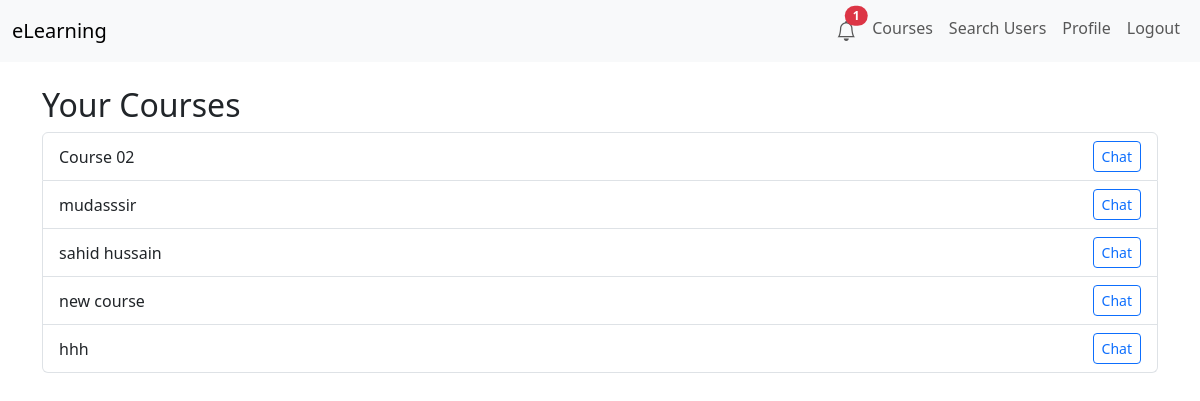
Page /accounts/courses/ (signed in) on the committed database.
### courses/models.py (models this page shows, shortened)
class Course(models.Model):
    title = models.CharField(max_length=200)
    description = models.TextField()
    teacher = models.ForeignKey(
        settings.AUTH_USER_MODEL,
        on_delete=models.CASCADE,
        related_name='courses'
    )
    created_at = models.DateTimeField(auto_now_add=True)

### users/views.py (the view)
# urls.py: path('courses/', views.user_courses, name='user_courses'),
@login_required
def user_courses(request):
    if request.user.role == 'Student':
        enrollments = Enrollment.objects.filter(student=request.user)
        courses = [enrollment.course for enrollment in enrollments]
    else:
        courses = Course.objects.filter(teacher=request.user)
    return render(request, 'users/user_courses.html', {'courses': courses})

### users/context_processors.py (called while the page is built)
def unread_notifications(request):
    if request.user.is_authenticated:
        count = request.user.notifications.filter(is_read=False).count()
        return {'unread_count': count}
    else:
        return {'unread_count': 0}

### users/templates/users/user_courses.html
{% extends "base.html" %}
{% block content %}
<h2>Your Courses</h2>
{% if courses %}
    <ul class="list-group">
        {% for course in courses %}
            <li class="list-group-item d-flex justify-content-between align-items-center">
                <span>{{ course.title }}</span>
                <a href="{% url 'chat:chat-room' room_name=course.id %}" class="btn btn-sm btn-outline-primary">Chat</a>
            </li>
        {% endfor %}
    </ul>
{% else %}
    <p>You are not enrolled in any courses yet.</p>
{% endif %}
{% endblock %}

### rows in the picture
Course: title "Course 02"
Course: title "mudasssir"
Course: title "sahid hussain"
Course: title "new course"
Course: title "hhh"

### other values in the picture
{{ unread_count }} "1"
